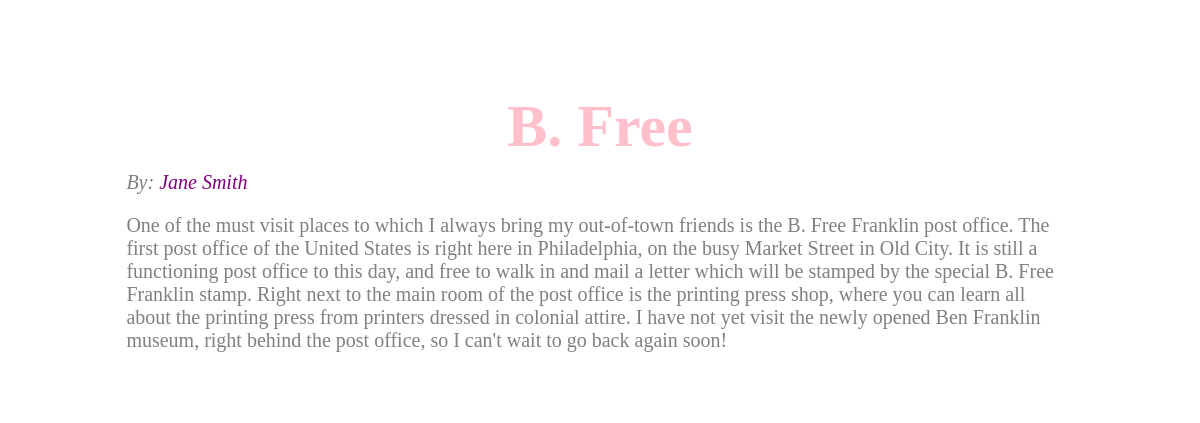
Page /article.php?id=2 on the committed database.
### tables this page shows
CREATE TABLE `articles` (
  `id` int(11) NOT NULL AUTO_INCREMENT,
  `title` varchar(255) DEFAULT NULL,
  `author_id` int(11) DEFAULT NULL,
  `body` longtext,
  PRIMARY KEY (`id`)
);

CREATE TABLE `authors` (
  `author_id` int(11) NOT NULL AUTO_INCREMENT,
  `author_name` varchar(255) DEFAULT NULL,
  `author_email_address` varchar(255) DEFAULT NULL,
  PRIMARY KEY (`author_id`)
);

### article.php (the view, shortened to what this page needs)
<?php
$id = $_GET['id'];
$result = mysql_query('SELECT articles.id, articles.title, articles.author_id, authors.author_name, authors.author_email_address, articles.body ' .
  'FROM articles LEFT JOIN authors ON articles.author_id = authors.author_id ' .
  'WHERE id = ' . $id);
$row = mysql_fetch_array($result);
?>
<!DOCTYPE html>
<html>
  <head>
    <link rel="stylesheet" type="text/css" href="style.css" />
  </head>
  <body>
    <?php
      print '<article>';
      print '<h1>' . $row['title']  . '</h1>';
      print '<em>By: <a href="mailto: ' . $row['author_email_address']  . ' ">' . $row['author_name'] . '</a></em>';
      print '<p>' . $row['body'] . '</p>';
      print '</article>';
    ?>
  </body>
</html>

### style.css (style rules this page uses)
html { */ background-image: url('http://www.hiusuenlaw.com/images/photo.jpg'); background-repeat: no-repeat; font-size: 125%; font-family: "Book Antiqua"; }
h1 { color: pink; font-size: 300%; font-weight: bold; text-align: center; margin: 1%; }
article { margin: 5% 5% 10%; padding: 2% 5%; color: gray; background-color: white; border-radius: 25px; }
a { text-decoration: none; color: purple; }

### rows in the picture
articles: title "B. Free", author.author_name "Jane Smith", body "One of the must visit places to which I always bring my out-of-town friends is the B. Free Franklin post office. The first post office of the United States is right here in Philadelphia, on the busy Market Street in Old City. It is still a functioning post office to this day, and free to walk in and mail a letter which will be stamped by the special B. Free Franklin stamp. Right next to the main room of the post office is the printing press shop, where you can learn all about the printing press from printers dressed in colonial attire. I have not yet visit the newly opened Ben Franklin museum, right behind the post office, so I can't wait to go back again soon!"
